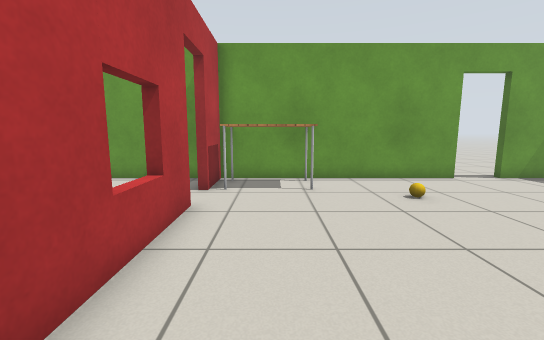
view 1 (above)

18 first-person views from a walk through a Gazebo world. The camera is 0.9 m above the floor, tilts 8° down and sees 90° across. The floor is counted in squares, 0.5 m on a side. Each view is taken from the middle of a square. On the plan, view 1 faces up. The plan holds only what a view shows up to about 15 squares ahead; the rest is blank. The place goes on beyond the plan. Robots are left out. Simple patterns stand in for the simulator's built-in surfaces.

view 2
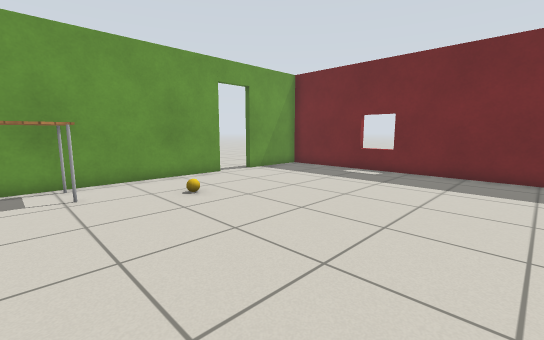

view 3
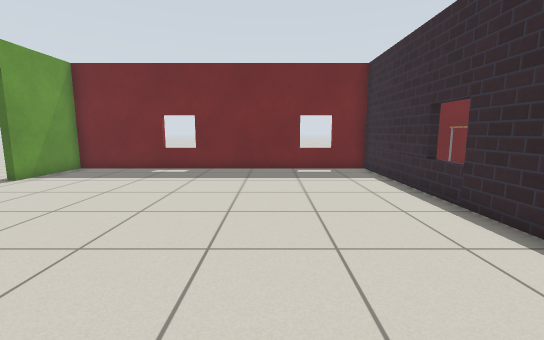

view 4
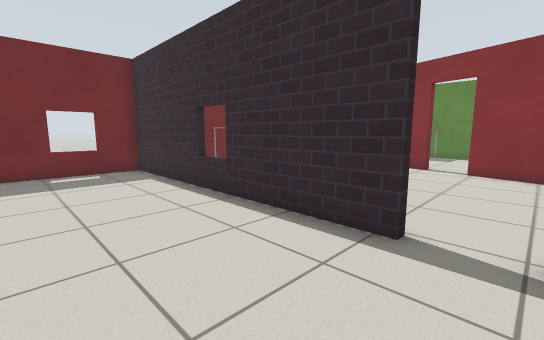

view 5
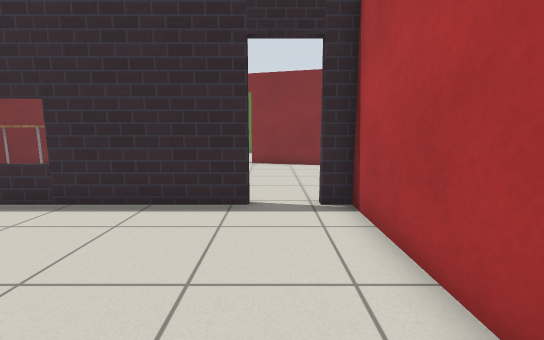

view 6
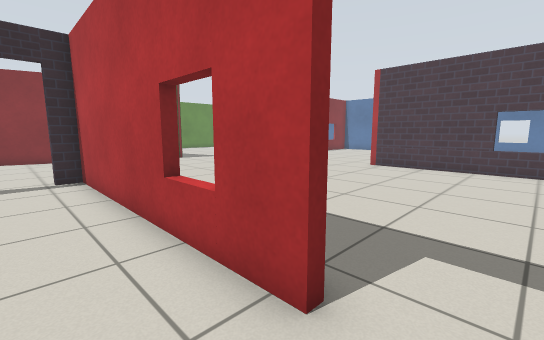

view 7
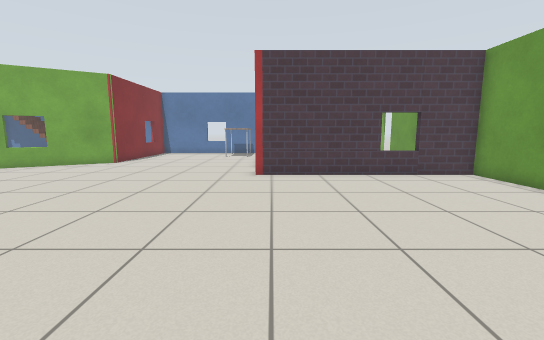

view 8
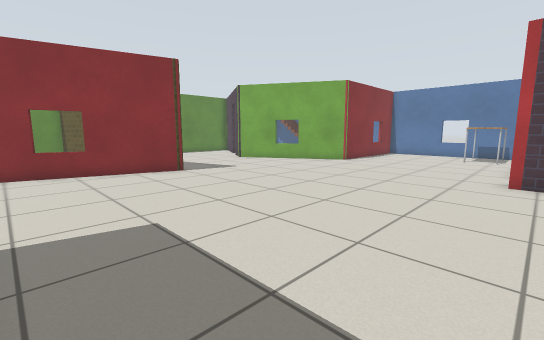

view 9
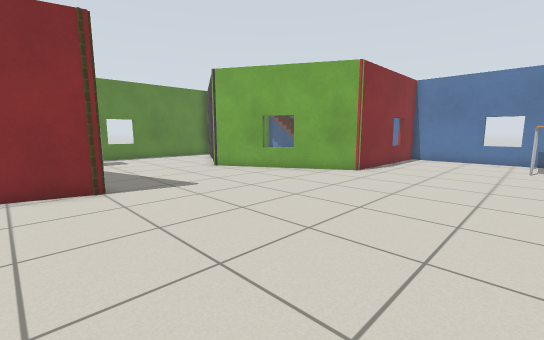

view 10
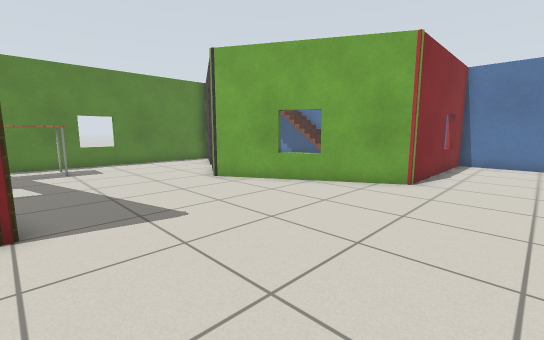

view 11
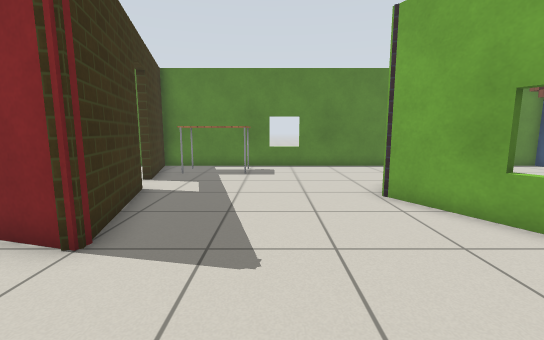

view 12
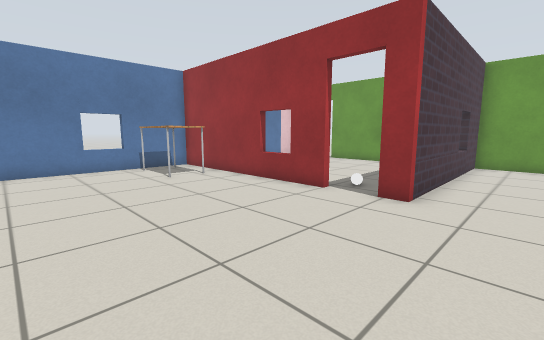

view 13
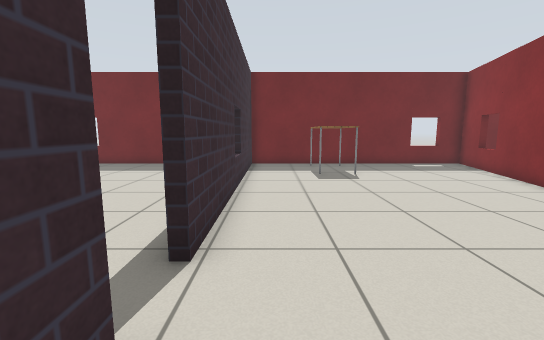

view 14
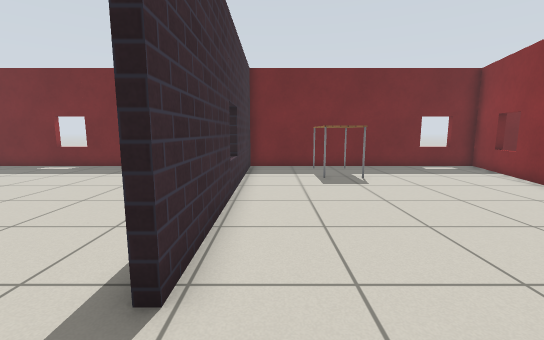

view 15
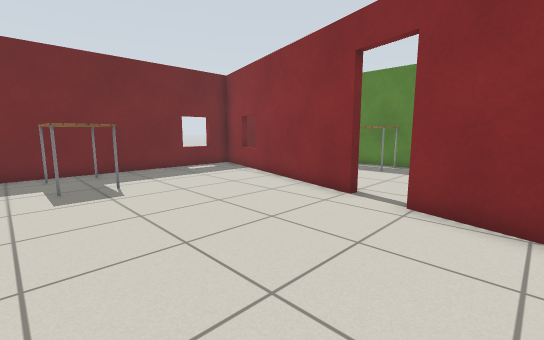

view 16
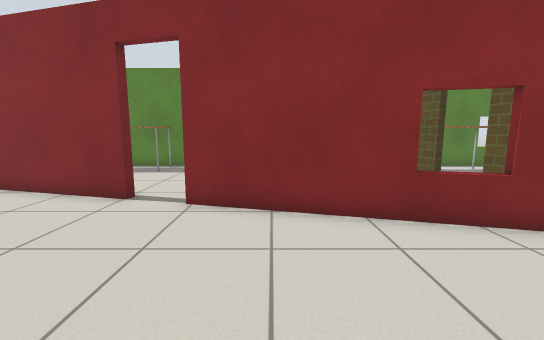

view 17
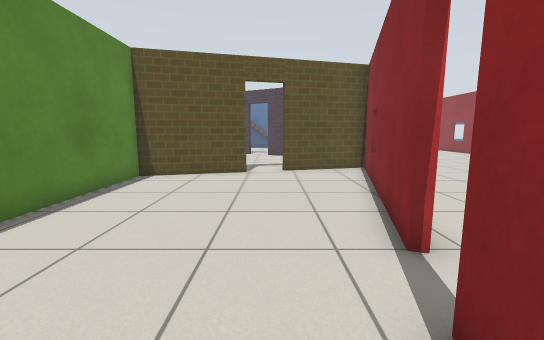

view 18
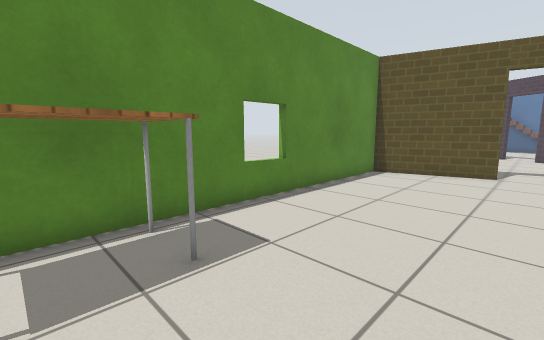

### Floor plan
Ten units are one square. View 1 is at (0, 0); x grows to the right and y downward. Boxes are objects, and circles mark ways between rooms. Rooms are numbered by the first view taken in them; rooms with no view inside come last. Other rooms are left out.
<svg viewBox="-265 -115 394 325">
<path fill="none" stroke="#000" d="M71 -105 -20 -105 -20 -83M-20 -65 -20 36 -11 36M5 36 124 36 124 -105 89 -105M-11 39 -20 39M-79 146 -91 101 -90 99 12 127M-169 -13 -260 -13 -260 71 -188 71 -152 135 -162 154M29 131 124 157 124 39 5 39M-143 -81 -148 -81M-48 -105 -64 -105M-114 -105 -143 -105 -143 -13 -153 -13M-180 204 -63 204 -74 162M11 129 -87 103 -76 145M38 137 28 134M-71 161 -60 204 36 204M124 180 124 171"/>
<rect x="-15" y="-105" width="30" height="20" fill="#bbb"><title>table</title></rect>
<rect x="35" y="-75" width="10" height="10" fill="#bbb"><title>yellow ball</title></rect>
<rect x="-255" y="-5" width="30" height="20" fill="#bbb"><title>table</title></rect>
<rect x="-115" y="175" width="40" height="20" fill="#bbb"><title>table</title></rect>
<rect x="85" y="65" width="30" height="20" fill="#bbb"><title>table</title></rect>
<rect x="35" y="185" width="30" height="20" fill="#bbb"><title>table</title></rect>
<circle cx="-20" cy="-75" r="3" fill="#2a7"/>
<circle cx="-5" cy="40" r="3" fill="#2a7"/>
<circle cx="-73" cy="153" r="3" fill="#2a7"/>
<circle cx="25" cy="130" r="3" fill="#2a7"/>
<text x="50" y="-40">1</text>
<text x="-80" y="50">2</text>
<text x="10" y="160">3</text>
</svg>
Room 1 opens to room 2. Room 2 opens to room 3.

Where each view was taken, in squares from view 1:
view 1: 0 up, 0 right, facing up
view 2: 0 up, 0 right, facing up-right
view 3: 1 up, 1 left, facing right
view 4: 1 up, 1 left, facing down-right
view 5: 3 up, 0 right, facing down
view 6: 8 up, 0 right, facing down-left
view 7: 2 up, 3 left, facing left
view 8: 2 up, 3 left, facing down-left
view 9: 1 down, 7 left, facing down-left
view 10: 4 down, 9 left, facing down-left
view 11: 6 down, 12 left, facing down
view 12: 6 down, 12 left, facing up-left
view 13: 5 down, 3 left, facing right
view 14: 5 down, 2 left, facing right
view 15: 6 down, 1 left, facing down-right
view 16: 6 down, 1 left, facing down
view 17: 15 down, 5 right, facing left
view 18: 15 down, 6 right, facing down-left
